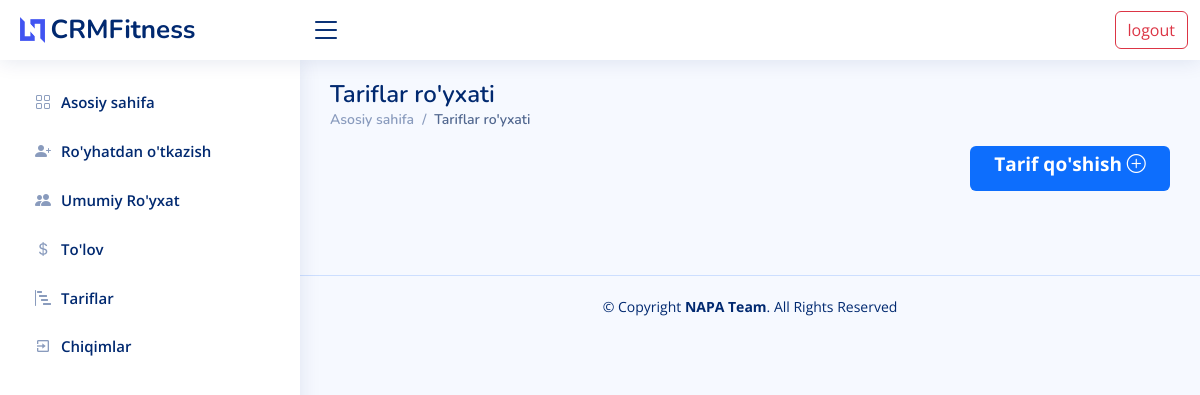
The page /tarif (signed in) on the database as committed earlier.
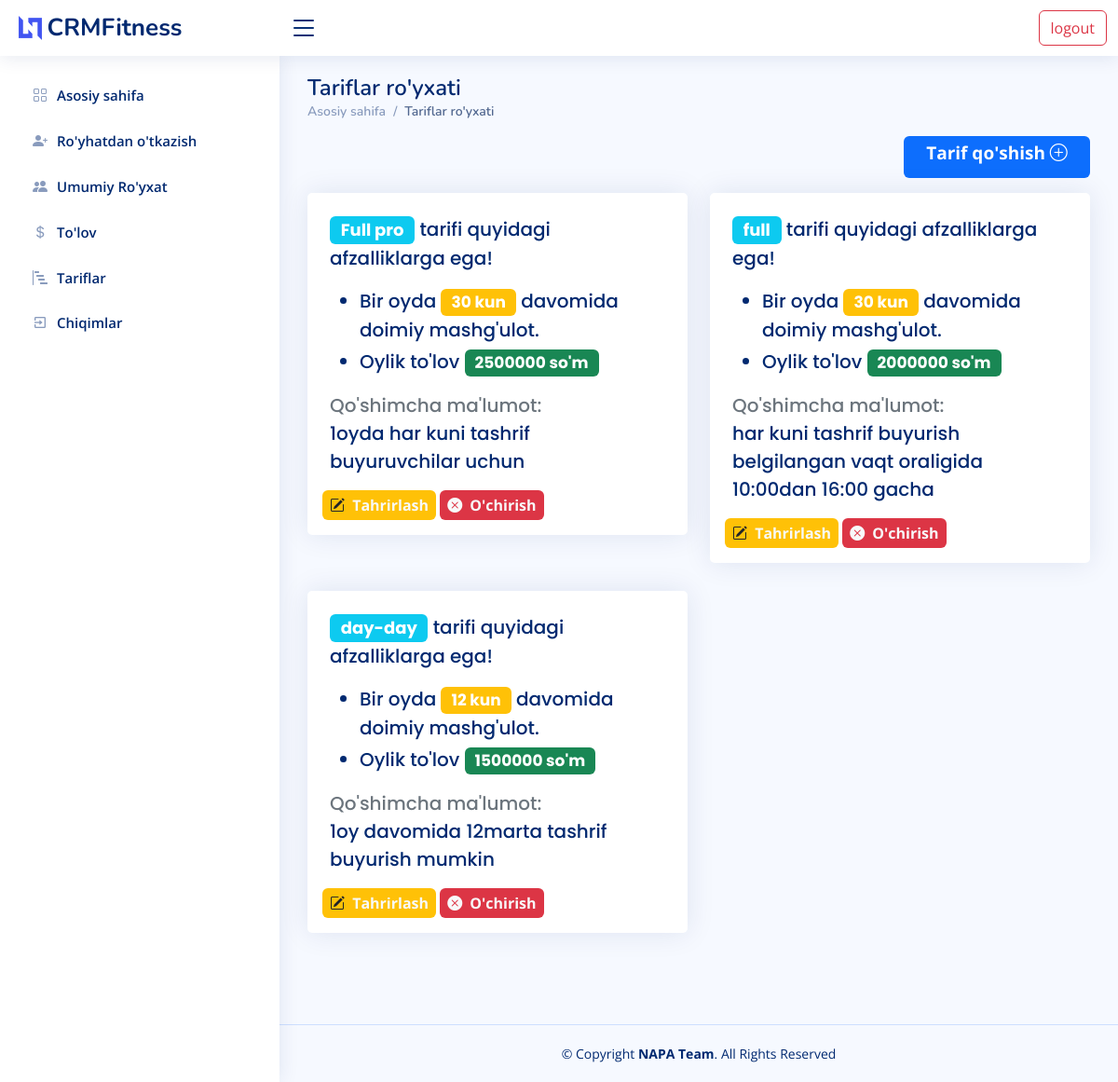
The same page on the database as committed later.
### main/models.py (models this page shows, shortened)
class ComingType(models.Model):
    title = models.CharField("Tarif nomi", max_length=50)
    days = models.PositiveIntegerField("Kunlari(bir oyda nech kun)")
    price = models.PositiveIntegerField("Narxi")
    info = models.TextField("Tarif xaqida ma'lumot", blank=True)

### main/t_view.py (the view)
# urls.py: path('tarif', TarifView.as_view(),name = 'tarif'),
class TarifView(View):
    @deco_login
    def get(self,request):
        tarif = ComingType.objects.all()
        context = {'tarif':tarif}
        return render(request,'tarif/tarif.html',context)

### main/default_add.py (called while the page is built, shortened)
def default_add_month():
    clients = Client.objects.all()
    for client in clients:
        last_month = str(client.months.last().created).split('-')[1]
        this_month = datetime.datetime.now().strftime('%m')

def default_add_day():
    clients = Client.objects.all()
    for client in clients:
        try:
            last_day = str(client.months.last().days.last().date).split('-')[2]
            this_day = datetime.datetime.now().strftime('%d')
            cd = client.months.last().coming_days
            cm = client.months.last().came
            if cm >= cd or last_day == this_day:
                pass
        except:
            pass

### main/filter.py (called while the page is built)
def deco_login(fun):
    def wrapper(self,request,*args,**kwargs):
        if request.user.is_authenticated:
            return fun(self, request, *args, **kwargs)
        return redirect('main:login')
    return wrapper

### main/views.py (called while the page is built)
def add_day(request):
    default_add_day()
    return {"day":'added'}

def add_month(request):
    default_add_month()
    return {"month":'added'}

### templates/tarif/tarif.html (shortened to what this page needs)
{% extends 'wrapper.html' %}
{% block content %}
  <main id="main" class="main">
    <div class="pagetitle">
      <h1>Tariflar ro'yxati</h1>
      <nav class="header-nav ms-auto">
        <ol class="breadcrumb">
          <li class="breadcrumb-item"><a href="{% url 'main:home' %}">Asosiy sahifa</a></li>
          <li class="breadcrumb-item active">Tariflar ro'yxati</li>
        </ol>
      </nav>
    </div>
    <section class="section">
      <div class="row"><div class="col-12 mb-3">
      <a href="{% url 'main:addtarif' %}" class="badge bg-primary p-2 pe-2 info" style="font-size: 19px; width: 200px; height: 45px; color: white; float: right;">
        Tarif qo'shish <i class="bi bi-plus-circle"></i></a>
      </div></div>
      <div class="row">
        {% for i in tarif %}
        <div class="card-1 col-lg-6 c-info-{{ i.id }} info" >
          <div class="card  p-3">
            <div class="card-title p-2" style="font-size: 20px;">
              <div class="text"><div class="badge bg-info" style="font-size: 18px;">{{ i.title }}</div>  tarifi quyidagi afzalliklarga ega!
            </div>
            <ul class="mt-2 pt-2 ">
              <li>Bir oyda <div class="badge bg-warning" style="font-size: 17px;">{{ i.days }} kun</div> davomida doimiy mashg'ulot.</li>
              <li class="mt-1">Oylik to'lov <div class="badge bg-success" style="font-size: 17px;">{{ i.price }} so'm</div></li>
            </ul>
              <div class="text text-secondary">Qo'shimcha ma'lumot: </div>{{ i.info }}
            </div>
            <div>
              <a href="update/tarif/{{ i.id }}" class="badge bg-warning text-light p-2" style="font-size: 16px;"><i class="bi bi-pencil-square me-1 text-dark"></i> Tahrirlash</a>
              <a href="#" onclick="confirmDelete('delete', '{{ i.id }}')" data-id="{{ i.id }}"  class="badge bg-danger text-light p-2 delete" style="font-size: 16px;"><i class="bi bi-x-circle-fill me-1 "></i> O'chirish</a>
            </div>
          </div>
        </div>
        {% endfor %}
      </div>
    </section>
  </main>
{% endblock content %}

### templates/wrapper.html (shortened to what this page needs)
<!DOCTYPE html>
<html lang="en">
<head>
  <link rel="stylesheet" href="https://cdnjs.cloudflare.com/ajax/libs/font-awesome/6.2.1/css/all.min.css" />
  <link href="/static/assets/vendor/bootstrap/css/bootstrap.min.css" rel="stylesheet">
  <link href="/static/assets/vendor/bootstrap-icons/bootstrap-icons.css" rel="stylesheet">
  <link href="/static/assets/vendor/boxicons/css/boxicons.min.css" rel="stylesheet">
  <link href="/static/assets/vendor/quill/quill.snow.css" rel="stylesheet">
  <link href="/static/assets/vendor/quill/quill.bubble.css" rel="stylesheet">
  <link href="/static/assets/vendor/remixicon/remixicon.css" rel="stylesheet">
  <link href="/static/assets/vendor/simple-datatables/style.css" rel="stylesheet">
  <link href="/static/assets/css/style.css" rel="stylesheet">
</head>
<body>
  <header id="header" class="header fixed-top d-flex align-items-center">
    <div class="d-flex align-items-center justify-content-between">
      <a href="{% url 'main:home' %}" class="logo d-flex align-items-center">
        <img src="/static/assets/img/logo.png" alt="">
        <span class="d-none d-lg-block">CRMFitness</span>
      </a>
      <i class="bi bi-list toggle-sidebar-btn"></i>
    </div>
    <div class="container">
      <div class="row" style="float: right;">
        <div class="col">
          <form action="" method="post">
            <a type="button" class="btn btn-outline-danger" href="{% url 'main:logout' %}">logout</a>
        </form>
        </div>
      </div>
    </div>
  </header>
  <aside id="sidebar" class="sidebar">
    <ul class="sidebar-nav" id="sidebar-nav">
      <li class="nav-item">
        <a class="nav-link collapsed " href="{% url 'main:home' %}">
          <i class="bi bi-grid"></i>
          <span>Asosiy sahifa </span>
        </a>
      </li>
      <li class="nav-item">
        <a class="nav-link collapsed" href="{% url 'main:register' %}">
          <i class="bi bi-person-plus-fill"></i>
          <span>Ro'yhatdan o'tkazish </span>
        </a>
      </li>
      <li class="nav-item">
        <a class="nav-link collapsed" href="{% url 'main:list_client' %}">
          <i class="bi bi-people-fill"></i>
          <span>Umumiy Ro'yxat</span>
        </a>
      </li>
      <li class="nav-item">
        <a class="nav-link collapsed" href="{% url 'main:payment' %}">
          <i class="bi bi-currency-dollar"></i>
          <span>To'lov</span>
        </a>
      </li>
      <li class="nav-item">
        <a class="nav-link collapsed" href="{% url 'main:tarif' %}">
          <i class="bi bi-bar-chart-steps"></i>
          <span>Tariflar</span>
        </a>
      </li>
      <li class="nav-item">
        <a class="nav-link collapsed" href="{% url 'main:expense' %}">
          <i class="bx bx-exit"></i>
          <span>Chiqimlar</span>
        </a>
      </li>
        </ul>
  </aside>
    {% block content %}
    {% endblock content %}
  <footer id="footer" class="footer mt-5">
    <div class="copyright">
      &copy; Copyright <strong><span>NAPA Team</span></strong>. All Rights Reserved
    </div>
  </footer>
</body>
</html>

### static/assets/css/style.css (style rules this page uses)
:root { scroll-behavior: smooth; }
body { font-family: "Open Sans", sans-serif; background: #f6f9ff; color: #444444; }
a { color: #4154f1; text-decoration: none; }
h1, h2, h3, h4, h5, h6 { font-family: "Nunito", sans-serif; }
#main { margin-top: 60px; padding: 20px 30px; transition: all 0.3s; }
.pagetitle { margin-bottom: 10px; }
.pagetitle h1 { font-size: 24px; margin-bottom: 0; font-weight: 600; color: #012970; }
.card { margin-bottom: 30px; border: none; border-radius: 5px; box-shadow: 0px 0 30px rgba(1, 41, 112, 0.1); }
.card-title { padding: 20px 0 15px 0; font-size: 18px; font-weight: 500; color: #012970; font-family: "Poppins", sans-serif; }
.breadcrumb { font-size: 14px; font-family: "Nunito", sans-serif; color: #899bbd; font-weight: 600; }
.breadcrumb a { color: #899bbd; transition: 0.3s; }
.breadcrumb .breadcrumb-item::before { color: #899bbd; }
.breadcrumb .active { color: #51678f; font-weight: 600; }
.logo { line-height: 1; }
@media (min-width: 1200px) { .logo { width: 280px; } }
.logo img { max-height: 26px; margin-right: 6px; }
.logo span { font-size: 26px; font-weight: 700; color: #012970; font-family: "Nunito", sans-serif; }
.header { transition: all 0.5s; z-index: 997; height: 60px; box-shadow: 0px 2px 20px rgba(1, 41, 112, 0.1); background-color: #fff; padding-left: 20px; }
.header .toggle-sidebar-btn { font-size: 32px; padding-left: 10px; cursor: pointer; color: #012970; }
.sidebar { position: fixed; top: 60px; left: 0; bottom: 0; width: 300px; z-index: 996; transition: all 0.3s; padding: 20px; overflow-y: auto; scrollbar-width: thin; scrollbar-color: #aab7cf transparent; box-shadow: 0px 0px 20px rgba(1, 41, 112, 0.1); background-color: #fff; }
@media (min-width: 1200px) { #main, #footer { margin-left: 300px; } }
.sidebar-nav { padding: 0; margin: 0; list-style: none; }
.sidebar-nav li { padding: 0; margin: 0; list-style: none; }
.sidebar-nav .nav-item { margin-bottom: 5px; }
.sidebar-nav .nav-link { display: flex; align-items: center; font-size: 15px; font-weight: 600; color: #4154f1; transition: 0.3; background: #f6f9ff; padding: 10px 15px; border-radius: 4px; }
.sidebar-nav .nav-link i { font-size: 16px; margin-right: 10px; color: #4154f1; }
.sidebar-nav .nav-link.collapsed { color: #012970; background: #fff; }
.sidebar-nav .nav-link.collapsed i { color: #899bbd; }
.footer { padding: 20px 0; font-size: 14px; transition: all 0.3s; border-top: 1px solid #cddfff; }
.footer .copyright { text-align: center; color: #012970; }

### templates/tarif/tarif.html (style rules this page uses)
.info { animation: slide 1s linear; }

Rows that differ between the two databases and show on the page:
added ComingType: title "Full pro", days "30", price "2500000", info "1oyda har kuni tashrif buyuruvchilar uchun"
added ComingType: title "full", days "30", price "2000000", info "har kuni tashrif buyurish belgilangan vaqt oraligida 10:00dan 16:00 gacha"
added ComingType: title "day-day", days "12", price "1500000", info "1oy davomida 12marta tashrif buyurish mumkin"
